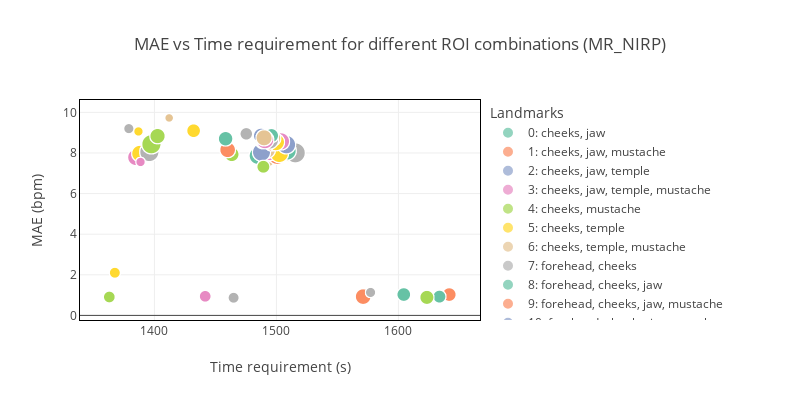

Here is the notebook cell this chart was saved with:
### Code cell
df_combine = pd.read_hdf(f'../results/test_landmarks/h5/{dataset_name}/{dataset_name}_combine_roi.h5')
df = pd.read_hdf(f'../results/test_landmarks/LGI_PPGI_combine_roi_nose_temple.h5', key='df')
df_combine = pd.concat([df_combine, df]).reset_index(drop=True)

df1, fig = plot_bubble_roi(df_combine, metric, dataset_name, roi=None, title=f'MAE vs Time requirement for different ROI combinations ({dataset_name})',size=[800,400])
fig.show()
